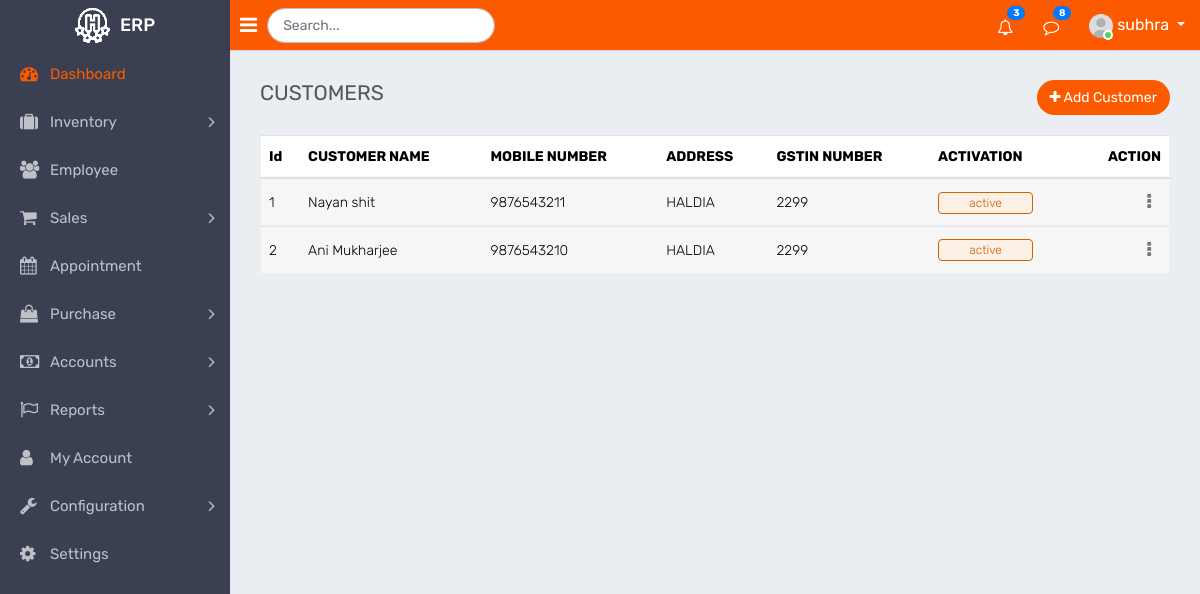
Page /customers/ (signed in) on the committed database.
### app.py (models this page shows, shortened)
class User(UserMixin, db.Model):
    __tablename__ = 'users'
    id = db.Column(db.Integer, primary_key=True)
    username = db.Column(db.String(15), unique=True)
    email = db.Column(db.String(50), unique=True)
    password = db.Column(db.String(80))

class Customer(db.Model):
    __tablename__ = 'customers'
    id = db.Column(db.Integer, primary_key=True)
    name = db.Column(db.String(15), unique=True)
    mobile_number = db.Column(db.Integer, nullable=False)
    gstin = db.Column(db.Integer, nullable=True)
    address = db.Column(db.String(150), nullable=False)
    activation = db.Column(db.Boolean, default=0)
    created_on = db.Column(db.DateTime, server_default=db.func.now())

### app.py (the view)
@app.route("/customers/")
@login_required
def customers():
    all_data = Customer.query.all()
    return render_template("sales/customers.html", customers=all_data, name=current_user.username)

### app.py (called while the page is built)
@login_manager.user_loader
def load_user(user_id):
    return User.query.get(int(user_id))

### templates/sales/customers.html (shortened to what this page needs)
{% extends "base.html" %}
{% block content %}
<div class="page-wrapper">
  <div class="content">
    <div class="row">
      <div class="col-sm-4 col-3">
        <h4 class="page-title">CUSTOMERS</h4>
      </div>
      <div class="col-sm-8 col-9 text-right m-b-20">
        <a href="" class="btn btn btn-primary btn-rounded float-right" data-toggle="modal" data-target="#modal-lg"><i
            class="fa fa-plus"></i> Add
          Customer</a>
      </div>
    </div>
    <div class="row">
      <div class="col-md-12">
        <div class="table-responsive">
          <table class="table table-striped custom-table">
            <thead>
              <tr>
                <th>Id</th>
                <th>CUSTOMER NAME</th>
                <th>MOBILE NUMBER</th>
                <th>ADDRESS</th>
                <th>GSTIN NUMBER</th>
                <th>ACTIVATION</th>
                <th class="text-right">ACTION</th>
              </tr>
            </thead>
            <tbody>
              {% for row in customers %}
              <tr>
                <td>{{row.id}} </td>
                <td>{{row.name}}</td>
                <td>{{row.mobile_number}}</td>
                <td>{{row.address}}</td>
                <td>{{row.gstin}}</td>
                <td>{%if row.activation%}<span class="custom-badge status-green">active</span>{%else%}<span
                    class="custom-badge status-red">inactive</span>{%endif%}</td>
                <td class="text-right">
                  <div class="dropdown dropdown-action">
                    <a href="#" class="action-icon dropdown-toggle" data-toggle="dropdown" aria-expanded="false"><i
                        class="fa fa-ellipsis-v"></i></a>
                  </div>
                </td>
              </tr>
              <tr>
                {% endfor %}
              </tr>
            </tbody>
          </table>
        </div>
      </div>
    </div>
  </div>
  {% endblock %}

### templates/base.html (shortened to what this page needs)
<!DOCTYPE html>
<html lang="en">
<head>
    <link rel="stylesheet" type="text/css" href="/static/assets/css/bootstrap.min.css">
    <link rel="stylesheet" type="text/css" href="/static/assets/css/font-awesome.min.css">
    <link rel="stylesheet" type="text/css" href="/static/assets/plugins/morris/morris.css">
    <link rel="stylesheet" type="text/css" href="/static/assets/css/jquery.circliful.css">
    <link rel="stylesheet" type="text/css" href="/static/assets/css/style.css">
</head>
<body>
    <div class="main-wrapper">
        <div class="header">
            <div class="header-left">
                <a href="/dashboard" class="logo">
                    <img src="/static/assets/img/logoo.png" width="35" height="35" alt=""> <span>ERP</span>
                </a>
            </div>
            <div class="menubar">
                <a id="toggle_btn" href="javascript:void(0);"><i class="fa fa-bars"></i></a>
            </div>
            <div class="searchbar">
                <form class="form-inline my-1 w-25 float-left">
                    <input class="form-control mr-sm-2 search-input" type="search" placeholder="Search...">
                </form>
            </div>
            <ul class="nav user-menu float-right">
                <li class="nav-item dropdown d-none d-sm-block">
                    <a href="#" class="dropdown-toggle nav-link" data-toggle="dropdown"><i class="fa fa-bell-o"></i>
                        <span class="badge badge-pill bg-primary float-right">3</span></a>
                </li>
                <li class="nav-item dropdown d-none d-sm-block">
                    <a href="javascript:void(0);" id="open_msg_box" class="hasnotifications nav-link"><i
                            class="fa fa-comment-o"></i> <span
                            class="badge badge-pill bg-primary float-right">8</span></a>
                </li>
                <li class="nav-item dropdown has-arrow">
                    <a href="#" class="dropdown-toggle nav-link user-link" data-toggle="dropdown">
                        <span class="user-img"><img class="rounded-circle" src="/static/assets/img/user.jpg"
                                width="40" alt="Admin">
                            <span class="status online"></span></span>
                        <span>{{name}}</span>
                    </a>
                </li>
            </ul>
        </div>
        <div class="sidebar" id="sidebar">
            <div class="sidebar-inner slimscroll">
                <div id="sidebar-menu" class="sidebar-menu">
                    <ul>
                        <li class="active">
                            <a class="active" href="/dashboard"><i class="fa fa-dashboard"></i>
                                <span>Dashboard</span></a>
                        </li>
                        <li class="submenu">
                            <a href="#"><i class="fa fa-suitcase" aria-hidden="true"></i><span>Inventory</span> <span
                                    class="menu-arrow"></span></a>
                        </li>
                        <li>
                            <a href="/employee"><i class="fa fa-users" aria-hidden="true"></i><span>Employee</span></a>
                        </li>
                        <li class="submenu">
                            <a href="#"><i class="fa fa-shopping-cart" aria-hidden="true"></i> <span>Sales</span> <span
                                    class="menu-arrow"></span></a>
                        </li>
                        <li>
                            <a href="/Appointment"><i class="fa fa-calendar" aria-hidden="true"></i><span>Appointment</span></a>
                        </li>
                        <li class="submenu">
                            <a href="#"><i class="fa fa-shopping-bag" aria-hidden="true"></i> <span> Purchase </span>
                                <span class="menu-arrow"></span></a>
                        </li>
                        <li class="submenu">
                            <a href="#"><i class="fa fa-money"></i> <span> Accounts </span> <span
                                    class="menu-arrow"></span></a>
                        </li>
                        <li class="submenu">
                            <a href="#"><i class="fa fa-flag-o"></i> <span> Reports </span> <span
                                    class="menu-arrow"></span></a>
                        </li>
                        <li>
                            <a href="settings.html"><i class="fa fa-user" aria-hidden="true"></i><span>My Account</span></a>
                        </li>
                        <li class="submenu">
                            <a href="#"><i class="fa fa-wrench" aria-hidden="true"></i>
                                <span> Configuration </span> <span
                                    class="menu-arrow"></span></a>
                        </li>
                        <li>
                            <a href="settings.html"><i class="fa fa-cog"></i> <span>Settings</span></a>
                        </li>
                    </ul>
                </div>
            </div>
        </div>
        {% block content %}
        {% endblock %}
    </div>
</body>
</html>

### rows in the picture
User: username "subhra"
Customer: id "1", name "Nayan shit", mobile_number "9876543211", address "HALDIA", gstin "2299", activation "active"
Customer: id "2", name "Ani Mukharjee", mobile_number "9876543210", address "HALDIA", gstin "2299", activation "active"
